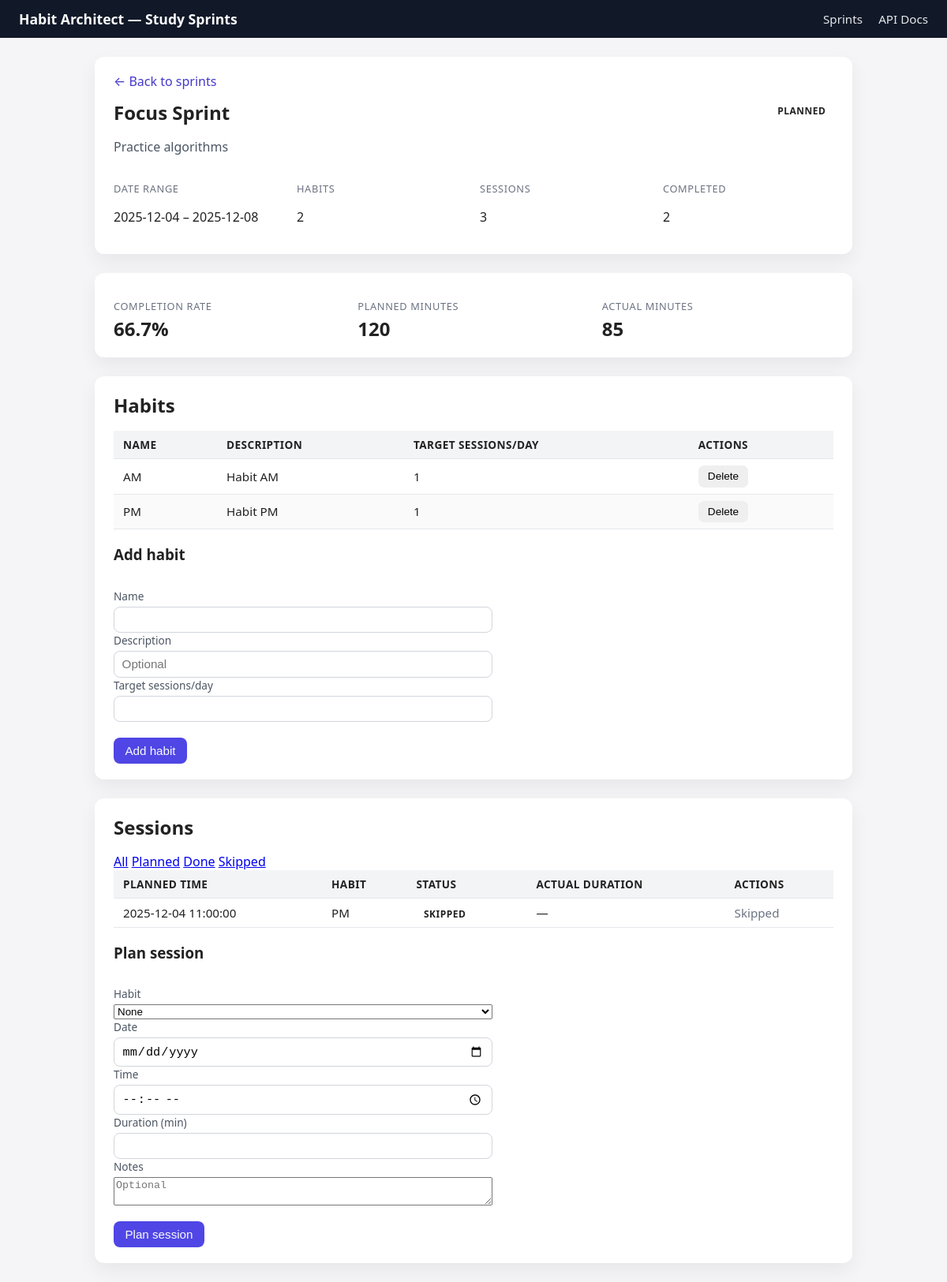
/ui/sprints/1?filter=skipped, run on the app's committed database.
### app/models/__init__.py (models this page shows)
class Sprint(Base):
    __tablename__ = "sprints"
    id: Mapped[int] = mapped_column(Integer, primary_key=True, index=True)
    title: Mapped[str] = mapped_column(String(255), nullable=False)
    goal_text: Mapped[str] = mapped_column(Text, nullable=False)
    start_date: Mapped[date] = mapped_column(Date, nullable=False)
    end_date: Mapped[date] = mapped_column(Date, nullable=False)
    status: Mapped[SprintStatus] = mapped_column(
        SqlEnum(SprintStatus, name="sprint_status"),
        default=SprintStatus.PLANNED,
        nullable=False,
    )
    created_at: Mapped[datetime] = mapped_column(
        DateTime(timezone=False),
        default=datetime.utcnow,
        nullable=False,
    )
    updated_at: Mapped[datetime] = mapped_column(
        DateTime(timezone=False),
        default=datetime.utcnow,
        onupdate=datetime.utcnow,
        nullable=False,
    )
    habits: Mapped[list["Habit"]] = relationship(
        back_populates="sprint",
        cascade="all, delete-orphan",
    )
    sessions: Mapped[list["Session"]] = relationship(
        back_populates="sprint",
        cascade="all, delete-orphan",
    )

class Habit(Base):
    __tablename__ = "habits"
    id: Mapped[int] = mapped_column(Integer, primary_key=True, index=True)
    sprint_id: Mapped[int] = mapped_column(
        ForeignKey("sprints.id", ondelete="CASCADE"),
        nullable=False,
    )
    name: Mapped[str] = mapped_column(String(255), nullable=False)
    description: Mapped[str | None] = mapped_column(Text, nullable=True)
    target_sessions_per_day: Mapped[int] = mapped_column(Integer, nullable=False)
    created_at: Mapped[datetime] = mapped_column(
        DateTime(timezone=False),
        default=datetime.utcnow,
        nullable=False,
    )
    updated_at: Mapped[datetime] = mapped_column(
        DateTime(timezone=False),
        default=datetime.utcnow,
        onupdate=datetime.utcnow,
        nullable=False,
    )
    sprint: Mapped[Sprint] = relationship(back_populates="habits")
    sessions: Mapped[list["Session"]] = relationship(back_populates="habit")

class Session(Base):
    __tablename__ = "sessions"
    __table_args__ = (
        CheckConstraint("difficulty BETWEEN 1 AND 5", name="difficulty_range"),
        CheckConstraint("mood BETWEEN 1 AND 5", name="mood_range"),
    )
    id: Mapped[int] = mapped_column(Integer, primary_key=True, index=True)
    sprint_id: Mapped[int] = mapped_column(
        ForeignKey("sprints.id", ondelete="CASCADE"),
        nullable=False,
    )
    habit_id: Mapped[int | None] = mapped_column(
        ForeignKey("habits.id", ondelete="SET NULL"),
        nullable=True,
    )
    planned_start: Mapped[datetime] = mapped_column(DateTime(timezone=False), nullable=False)
    planned_duration_min: Mapped[int] = mapped_column(Integer, nullable=False)
    actual_start: Mapped[datetime | None] = mapped_column(DateTime(timezone=False), nullable=True)
    actual_duration_min: Mapped[int | None] = mapped_column(Integer, nullable=True)
    status: Mapped[SessionStatus] = mapped_column(
        SqlEnum(SessionStatus, name="session_status"),
        default=SessionStatus.PLANNED,
        nullable=False,
    )
    notes: Mapped[str | None] = mapped_column(Text, nullable=True)
    difficulty: Mapped[int | None] = mapped_column(Integer, nullable=True)
    mood: Mapped[int | None] = mapped_column(Integer, nullable=True)
    created_at: Mapped[datetime] = mapped_column(
        DateTime(timezone=False),
        default=datetime.utcnow,
        nullable=False,
    )
    sprint: Mapped[Sprint] = relationship(back_populates="sessions")
    habit: Mapped[Habit | None] = relationship(back_populates="sessions")

### app/routes/ui.py (the view)
@ui_router.get(
    "/sprints/{sprint_id}",
    name="sprint_detail_page",
    response_class=HTMLResponse,
)
def sprint_detail_page(
    request: Request,
    sprint_id: int,
    db: Session = Depends(get_db),
):
    sprint = db.get(Sprint, sprint_id)
    flash_msg = request.query_params.get("msg")
    flash_error = request.query_params.get("error")
    sessions_filter = _normalize_filter(request.query_params.get("filter"))
    if not sprint:
        return templates.TemplateResponse(
            "sprint_detail.html",
            {
                "request": request,
                "sprint": None,
                "habits": [],
                "overview": None,
                "sessions": [],
                "flash_msg": flash_msg,
                "flash_error": flash_error or "Sprint not found",
                "sessions_filter": sessions_filter,
            },
            status_code=404,
        )
    habits_stmt = (
        select(Habit)
        .where(Habit.sprint_id == sprint_id)
        .order_by(Habit.name.asc())
    )
    habits = db.execute(habits_stmt).scalars().all()
    sessions_stmt = (
        select(Session)
        .where(Session.sprint_id == sprint_id)
        .order_by(Session.planned_start.asc())
    )
    if sessions_filter in _SESSION_FILTERS:
        sessions_stmt = sessions_stmt.where(Session.status == _SESSION_FILTERS[sessions_filter])
    sessions = db.execute(sessions_stmt).scalars().all()
    overview = _sprint_overview(db, sprint_id, len(habits))
    return templates.TemplateResponse(
        "sprint_detail.html",
        {
            "request": request,
            "sprint": sprint,
            "habits": habits,
            "overview": overview,
            "sessions": sessions,
            "flash_msg": flash_msg,
            "flash_error": flash_error,
            "sessions_filter": sessions_filter,
        },
    )

### app/templates/sprint_detail.html (shortened to what this page needs)
{% extends "base.html" %}
{% block content %}
{% if not sprint %}
<section class="ha-card">
    <h1>Sprint not found</h1>
    <p>The sprint you are trying to view does not exist.</p>
    <a class="ha-link" href="{{ request.url_for('sprints_page') }}">Back to sprints</a>
</section>
{% else %}
{% set sprint_url = request.url_for('sprint_detail_page', sprint_id=sprint.id) %}
<section class="ha-card ha-flex-column">
    <a class="ha-link" href="{{ request.url_for('sprints_page') }}">← Back to sprints</a>
    <div class="ha-detail-header">
        <div>
            <h1>{{ sprint.title }}</h1>
            <p class="ha-subtitle">{{ sprint.goal_text }}</p>
        </div>
        <span class="ha-status-badge ha-status-{{ sprint.status.value if sprint.status is not string else sprint.status }}">
            {% if sprint.status is string %}{{ sprint.status|capitalize }}{% else %}{{ sprint.status.value|capitalize }}{% endif %}
        </span>
    </div>
    <div class="ha-detail-meta">
        <div>
            <p class="ha-label">Date range</p>
            <p>{{ sprint.start_date }} – {{ sprint.end_date }}</p>
        </div>
        <div>
            <p class="ha-label">Habits</p>
            <p>{{ overview.habits_count }}</p>
        </div>
        <div>
            <p class="ha-label">Sessions</p>
            <p>{{ overview.sessions_count }}</p>
        </div>
        <div>
            <p class="ha-label">Completed</p>
            <p>{{ overview.done_sessions }}</p>
        </div>
    </div>
</section>
<section class="ha-card ha-overview-grid">
    <div>
        <p class="ha-label">Completion rate</p>
        <p class="ha-overview-value">
            {% if overview.completion_rate is not none %}
                {{ overview.completion_rate }}%
            {% else %}
                —
            {% endif %}
        </p>
    </div>
    <div>
        <p class="ha-label">Planned minutes</p>
        <p class="ha-overview-value">{{ overview.total_planned_minutes }}</p>
    </div>
    <div>
        <p class="ha-label">Actual minutes</p>
        <p class="ha-overview-value">
            {% if overview.total_actual_minutes is not none %}
                {{ overview.total_actual_minutes }}
            {% else %}
                —
            {% endif %}
        </p>
    </div>
</section>
<section class="ha-card">
    <div class="ha-card-header">
        <h2>Habits</h2>
    </div>
    {% if habits %}
    <table class="ha-table">
        <thead>
        <tr>
            <th>Name</th>
            <th>Description</th>
            <th>Target sessions/day</th>
            <th>Actions</th>
        </tr>
        </thead>
        <tbody>
        {% for habit in habits %}
            <tr>
                <td>{{ habit.name }}</td>
                <td>{{ habit.description or "—" }}</td>
                <td>{{ habit.target_sessions_per_day }}</td>
                <td>
                    <form method="post" action="{{ request.url_for('delete_habit_ui', habit_id=habit.id) }}" class="ha-inline-form">
                        <button type="submit" class="ha-button ha-button-danger">Delete</button>
                    </form>
                </td>
            </tr>
        {% endfor %}
        </tbody>
    </table>
    {% else %}
        <p class="ha-empty">No habits for this sprint yet.</p>
    {% endif %}
    <form method="post" action="{{ request.url_for('create_habit_ui', sprint_id=sprint.id) }}" class="ha-form ha-form-inline">
        <h3 class="ha-form-title">Add habit</h3>
        <div class="ha-form-grid">
            <div class="ha-form-row">
                <label for="habit-name">Name</label>
                <input id="habit-name" type="text" name="name" required maxlength="255">
            </div>
            <div class="ha-form-row">
                <label for="habit-description">Description</label>
                <input id="habit-description" type="text" name="description" placeholder="Optional">
            </div>
            <div class="ha-form-row">
                <label for="habit-target">Target sessions/day</label>
                <input id="habit-target" type="number" name="target_sessions_per_day" min="1" required>
            </div>
        </div>
        <div class="ha-form-actions">
            <button type="submit" class="ha-button ha-button-primary">Add habit</button>
        </div>
    </form>
</section>
<section class="ha-card">
    <div class="ha-card-header">
        <h2>Sessions</h2>
    </div>
    <div class="sessions-filter">
        <a href="{{ sprint_url }}" class="filter-pill{% if sessions_filter == 'all' %} filter-pill--active{% endif %}">All</a>
        <a href="{{ sprint_url.include_query_params(filter='planned') }}" class="filter-pill{% if sessions_filter == 'planned' %} filter-pill--active{% endif %}">Planned</a>
        <a href="{{ sprint_url.include_query_params(filter='done') }}" class="filter-pill{% if sessions_filter == 'done' %} filter-pill--active{% endif %}">Done</a>
        <a href="{{ sprint_url.include_query_params(filter='skipped') }}" class="filter-pill{% if sessions_filter == 'skipped' %} filter-pill--active{% endif %}">Skipped</a>
    </div>
    {% if sessions %}
    <table class="ha-table">
        <thead>
        <tr>
            <th>Planned time</th>
            <th>Habit</th>
            <th>Status</th>
            <th>Actual duration</th>
            <th>Actions</th>
        </tr>
        </thead>
        <tbody>
        {% for session in sessions %}
            <tr>
                <td>{{ session.planned_start or "—" }}</td>
                <td>{{ session.habit.name if session.habit else "—" }}</td>
                <td>
                    <span class="ha-status-badge ha-session-{{ session.status.value if session.status is not string else session.status }}">
                        {% if session.status is string %}
                            {{ session.status|capitalize }}
                        {% else %}
                            {{ session.status.value|capitalize }}
                        {% endif %}
                    </span>
                </td>
                <td>
                    {% if session.actual_duration_min %}
                        {{ session.actual_duration_min }} min
                    {% else %}
                        —
                    {% endif %}
                </td>
                <td>
                    {% if session.status == session.status.PLANNED or session.status == 'planned' %}
                        <form method="post" action="{{ request.url_for('complete_session_ui', session_id=session.id) }}" class="ha-inline-form">
                            <input type="hidden" name="next_filter" value="{{ sessions_filter }}">
                            <button type="submit" class="ha-button ha-button-primary">Mark as done</button>
                        </form>
                        <form method="post" action="{{ request.url_for('skip_session_ui', session_id=session.id) }}" class="ha-inline-form">
                            <input type="hidden" name="next_filter" value="{{ sessions_filter }}">
                            <button type="submit" class="ha-button ha-button-secondary">Skip</button>
                        </form>
                    {% elif session.status == session.status.DONE or session.status == 'done' %}
                        <span class="ha-muted">Completed</span>
                    {% else %}
                        <span class="ha-muted">Skipped</span>
                    {% endif %}
                </td>
            </tr>
        {% endfor %}
        </tbody>
    </table>
    {% else %}
        <p class="ha-empty">No sessions match this filter.</p>
    {% endif %}
    <form method="post" action="{{ request.url_for('plan_session_ui', sprint_id=sprint.id) }}" class="ha-form ha-form-inline">
        <h3 class="ha-form-title">Plan session</h3>
        <div class="ha-form-grid">
            <div class="ha-form-row">
                <label for="session-habit">Habit</label>
                <select id="session-habit" name="habit_id">
                    <option value="">None</option>
                </select>
            </div>
            <div class="ha-form-row">
                <label for="session-date">Date</label>
                <input id="session-date" type="date" name="planned_start_date" required>
            </div>
            <div class="ha-form-row">
                <label for="session-time">Time</label>
                <input id="session-time" type="time" name="planned_start_time" placeholder="09:00">
            </div>
            <div class="ha-form-row">
                <label for="session-duration">Duration (min)</label>
                <input id="session-duration" type="number" name="planned_duration_min" min="1" required>
            </div>
            <div class="ha-form-row ha-form-row-wide">
                <label for="session-notes">Notes</label>
                <textarea id="session-notes" name="notes" rows="2" placeholder="Optional"></textarea>
            </div>
        </div>
        <div class="ha-form-actions">
            <button type="submit" class="ha-button ha-button-primary">Plan session</button>
        </div>
    </form>
</section>
{% endif %}
{% endblock %}

### data on the page
Sprint: title "Focus Sprint", goal_text "Practice algorithms", status "PLANNED", start_date "2025-12-04", end_date "2025-12-08"
Habit: name "AM", description "Habit AM", target_sessions_per_day "1"
Habit: name "PM", description "Habit PM", target_sessions_per_day "1"

### other printed values
{{ overview.habits_count }} "2"
{{ overview.sessions_count }} "3"
{{ overview.done_sessions }} "2"
{{ overview.completion_rate }} "66.7"
{{ overview.total_planned_minutes }} "120"
{{ overview.total_actual_minutes }} "85"
{{ session.planned_start or "—" }} "2025-12-04 11:00:00"
{{ session.habit.name if session.habit else "—" }} "PM"
{{ session.status|capitalize }} "SKIPPED"
